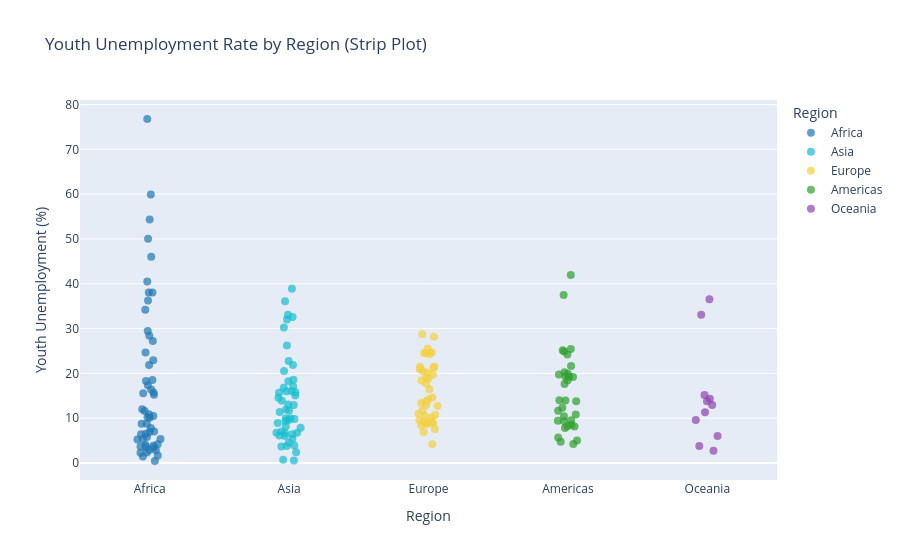

Notebook source saved alongside this figure:
### Code cell
import plotly.express as px

unemployment = merged[merged['indicator'] == 'youth_unemployment_pct']
latest_unemp = unemployment.sort_values('year').groupby('country_code3').tail(1)

fig = px.strip(
    latest_unemp,
    x='region',
    y='value',
    color='region',
    category_orders={'region': list(region_colors.keys())},
    color_discrete_map=region_colors,
    hover_name='country_name',
    labels={'value': 'Youth Unemployment (%)', 'region': 'Region'},
    title='Youth Unemployment Rate by Region (Strip Plot)'
)

fig.update_traces(jitter=0.4, marker=dict(size=8, opacity=0.7))

fig.show()

### Figure 1 — Plotly figure (JSON) as saved in the notebook; plotly's stock layout.template omitted (floating-point values rounded to 4 significant figures)
{"data": [{"alignmentgroup": "True", "boxpoints": "all", "fillcolor": "rgba(255,255,255,0)", "hoveron": "points", "hovertemplate": "<b>%{hovertext}</b><br><br>Region=%{x}<br>Youth Unemployment (%)=%{y}<extra></extra>", "hovertext": ["Sudan", "South Sudan", "Burkina Faso", "Sierra Leone", "Nigeria", "Rwanda", "Burundi", "South Africa", "Zambia", "Senegal", "Benin", "Angola", "Somalia", "Guinea-Bissau", "Niger", "Eritrea", "Uganda", "Egypt", "Algeria", "Togo", "Kenya", "Djibouti", "Chad", "Gambia", "Equatorial Guinea", "Guinea", "Ghana", "Tunisia", "Gabon", "Ethiopia", "Tanzania", "Mali", "Central African Republic", "Botswana", "São Tomé and Príncipe", "Mozambique", "Mauritania", "Mauritius", "Malawi", "Namibia", "Liberia", "Libya", "Cape Verde", "Eswatini", "Comoros", "Lesotho", "Republic of the Congo", "DR Congo", "Cameroon", "Ivory Coast", "Morocco", "Madagascar", "Zimbabwe"], "jitter": 0.4, "legendgroup": "Africa", "line": {"color": "rgba(255,255,255,0)"}, "marker": {"color": "#1f77b4", "opacity": 0.7, "size": 8}, "name": "Africa", "offsetgroup": "Africa", "orientation": "v", "pointpos": 0, "showlegend": true, "type": "box", "x": ["Africa", "Africa", "Africa", "Africa", "Africa", "Africa", "Africa", "Africa", "Africa", "Africa", "Africa", "Africa", "Africa", "Africa", "Africa", "Africa", "Africa", "Africa", "Africa", "Africa", "Africa", "Africa", "Africa", "Africa", "Africa", "Africa", "Africa", "Africa", "Africa", "Africa", "Africa", "Africa", "Africa", "Africa", "Africa", "Africa", "Africa", "Africa", "Africa", "Africa", "Africa", "Africa", "Africa", "Africa", "Africa", "Africa", "Africa", "Africa", "Africa", "Africa", "Africa", "Africa", "Africa"], "x0": " ", "xaxis": "x", "y": [12.0, 18.52, 6.438, 3.72, 5.34, 16.41, 1.678, 59.93, 10.47, 3.616, 2.887, 27.23, 34.23, 2.844, 0.457, 10.24, 4.183, 18.29, 29.44, 3.436, 15.25, 76.77, 1.457, 10.86, 15.74, 7.017, 5.826, 38.08, 36.28, 5.353, 2.381, 3.877, 10.09, 46.0, 8.794, 11.61, 22.92, 17.37, 6.947, 38.05, 2.297, 50.06, 28.41, 54.33, 8.753, 24.67, 40.5, 7.848, 6.548, 4.011, 21.88, 5.247, 15.55], "y0": " ", "yaxis": "y"}, {"alignmentgroup": "True", "boxpoints": "all", "fillcolor": "rgba(255,255,255,0)", "hoveron": "points", "hovertemplate": "<b>%{hovertext}</b><br><br>Region=%{x}<br>Youth Unemployment (%)=%{y}<extra></extra>", "hovertext": ["Palestine", "Lebanon", "Bahrain", "Afghanistan", "Philippines", "Azerbaijan", "North Korea", "Armenia", "Yemen", "Saudi Arabia", "Nepal", "United Arab Emirates", "Qatar", "Bangladesh", "Oman", "Singapore", "Pakistan", "Iraq", "Israel", "Thailand", "Jordan", "Japan", "Kazakhstan", "Kyrgyzstan", "Cambodia", "South Korea", "Kuwait", "Tajikistan", "Iran", "Georgia", "Hong Kong", "Timor-Leste", "Turkey", "Turkmenistan", "Indonesia", "India", "Laos", "Syria", "Myanmar", "Bhutan", "Mongolia", "Brunei", "Vietnam", "Malaysia", "Sri Lanka", "Uzbekistan", "Macau", "China", "Maldives"], "jitter": 0.4, "legendgroup": "Asia", "line": {"color": "rgba(255,255,255,0)"}, "marker": {"color": "#17becf", "opacity": 0.7, "size": 8}, "name": "Asia", "offsetgroup": "Asia", "orientation": "v", "pointpos": 0, "showlegend": true, "type": "box", "x": ["Asia", "Asia", "Asia", "Asia", "Asia", "Asia", "Asia", "Asia", "Asia", "Asia", "Asia", "Asia", "Asia", "Asia", "Asia", "Asia", "Asia", "Asia", "Asia", "Asia", "Asia", "Asia", "Asia", "Asia", "Asia", "Asia", "Asia", "Asia", "Asia", "Asia", "Asia", "Asia", "Asia", "Asia", "Asia", "Asia", "Asia", "Asia", "Asia", "Asia", "Asia", "Asia", "Asia", "Asia", "Asia", "Asia", "Asia", "Asia", "Asia"], "x0": " ", "xaxis": "x", "y": [36.09, 22.74, 5.416, 16.79, 7.041, 13.09, 7.899, 26.24, 32.6, 10.01, 20.56, 6.451, 0.559, 9.385, 13.88, 6.781, 9.594, 32.01, 6.032, 4.531, 38.88, 3.898, 3.806, 8.228, 0.711, 6.695, 15.06, 14.59, 21.9, 30.26, 8.958, 3.717, 16.04, 10.02, 12.98, 16.02, 2.384, 33.1, 9.806, 17.05, 11.71, 18.23, 6.165, 11.95, 18.58, 11.38, 6.779, 15.79, 15.69], "y0": " ", "yaxis": "y"}, {"alignmentgroup": "True", "boxpoints": "all", "fillcolor": "rgba(255,255,255,0)", "hoveron": "points", "hovertemplate": "<b>%{hovertext}</b><br><br>Region=%{x}<br>Youth Unemployment (%)=%{y}<extra></extra>", "hovertext": ["Ukraine", "Russia", "Portugal", "Austria", "Belgium", "Norway", "Albania", "Bulgaria", "Netherlands", "Poland", "Romania", "Iceland", "Italy", "Spain", "Denmark", "Germany", "Czechia", "Cyprus", "Estonia", "Greece", "United Kingdom", "Croatia", "France", "Hungary", "Finland", "Ireland", "Malta", "Montenegro", "Belarus", "Serbia", "Bosnia and Herzegovina", "North Macedonia", "Slovakia", "Lithuania", "Sweden", "Luxembourg", "Latvia", "Slovenia", "Moldova", "Switzerland"], "jitter": 0.4, "legendgroup": "Europe", "line": {"color": "rgba(255,255,255,0)"}, "marker": {"color": "#f4d03f", "opacity": 0.7, "size": 8}, "name": "Europe", "offsetgroup": "Europe", "orientation": "v", "pointpos": 0, "showlegend": true, "type": "box", "x": ["Europe", "Europe", "Europe", "Europe", "Europe", "Europe", "Europe", "Europe", "Europe", "Europe", "Europe", "Europe", "Europe", "Europe", "Europe", "Europe", "Europe", "Europe", "Europe", "Europe", "Europe", "Europe", "Europe", "Europe", "Europe", "Europe", "Europe", "Europe", "Europe", "Europe", "Europe", "Europe", "Europe", "Europe", "Europe", "Europe", "Europe", "Europe", "Europe", "Europe"], "x0": " ", "xaxis": "x", "y": [19.14, 7.613, 20.22, 11.0, 17.78, 13.42, 25.57, 10.15, 8.833, 10.7, 24.54, 8.671, 20.55, 24.75, 11.74, 6.862, 9.219, 12.71, 19.7, 21.39, 14.65, 16.47, 18.89, 14.21, 21.48, 10.49, 8.431, 24.44, 9.183, 20.93, 28.2, 28.75, 18.43, 13.76, 24.31, 21.47, 12.95, 9.536, 4.197, 9.041], "y0": " ", "yaxis": "y"}, {"alignmentgroup": "True", "boxpoints": "all", "fillcolor": "rgba(255,255,255,0)", "hoveron": "points", "hovertemplate": "<b>%{hovertext}</b><br><br>Region=%{x}<br>Youth Unemployment (%)=%{y}<extra></extra>", "hovertext": ["El Salvador", "Nicaragua", "Peru", "Bahamas", "Argentina", "Paraguay", "Puerto Rico", "Panama", "Ecuador", "Jamaica", "Uruguay", "Dominican Republic", "Guatemala", "Guyana", "Honduras", "Haiti", "Cuba", "Costa Rica", "Venezuela", "Canada", "Suriname", "United States Virgin Islands", "Barbados", "Brazil", "Bolivia", "Belize", "Mexico", "United States", "Saint Lucia", "Colombia", "Saint Vincent and the Grenadines", "Trinidad and Tobago", "Chile"], "jitter": 0.4, "legendgroup": "Americas", "line": {"color": "rgba(255,255,255,0)"}, "marker": {"color": "#2ca02c", "opacity": 0.7, "size": 8}, "name": "Americas", "offsetgroup": "Americas", "orientation": "v", "pointpos": 0, "showlegend": true, "type": "box", "x": ["Americas", "Americas", "Americas", "Americas", "Americas", "Americas", "Americas", "Americas", "Americas", "Americas", "Americas", "Americas", "Americas", "Americas", "Americas", "Americas", "Americas", "Americas", "Americas", "Americas", "Americas", "Americas", "Americas", "Americas", "Americas", "Americas", "Americas", "Americas", "Americas", "Americas", "Americas", "Americas", "Americas"], "x0": " ", "xaxis": "x", "y": [7.809, 9.543, 9.453, 19.25, 19.19, 11.69, 13.98, 19.77, 8.16, 10.81, 25.15, 12.31, 4.764, 24.9, 8.526, 37.52, 4.277, 19.95, 10.44, 13.8, 25.44, 24.2, 18.48, 13.98, 5.013, 19.32, 5.714, 9.34, 20.25, 17.65, 41.95, 8.216, 21.64], "y0": " ", "yaxis": "y"}, {"alignmentgroup": "True", "boxpoints": "all", "fillcolor": "rgba(255,255,255,0)", "hoveron": "points", "hovertemplate": "<b>%{hovertext}</b><br><br>Region=%{x}<br>Youth Unemployment (%)=%{y}<extra></extra>", "hovertext": ["Papua New Guinea", "Australia", "French Polynesia", "Samoa", "Solomon Islands", "New Zealand", "Tonga", "Guam", "Fiji", "New Caledonia", "Vanuatu"], "jitter": 0.4, "legendgroup": "Oceania", "line": {"color": "rgba(255,255,255,0)"}, "marker": {"color": "#8e44ad", "opacity": 0.7, "size": 8}, "name": "Oceania", "offsetgroup": "Oceania", "orientation": "v", "pointpos": 0, "showlegend": true, "type": "box", "x": ["Oceania", "Oceania", "Oceania", "Oceania", "Oceania", "Oceania", "Oceania", "Oceania", "Oceania", "Oceania", "Oceania"], "x0": " ", "xaxis": "x", "y": [3.785, 9.61, 36.57, 12.98, 2.759, 14.36, 6.029, 13.81, 15.21, 33.11, 11.34], "y0": " ", "yaxis": "y"}], "layout": {"boxmode": "overlay", "legend": {"title": {"text": "Region"}, "tracegroupgap": 0}, "title": {"text": "Youth Unemployment Rate by Region (Strip Plot)"}, "xaxis": {"anchor": "y", "categoryarray": ["Africa", "Asia", "Europe", "Americas", "Oceania", "Antarctic"], "categoryorder": "array", "domain": [0, 1], "title": {"text": "Region"}}, "yaxis": {"anchor": "x", "domain": [0, 1], "title": {"text": "Youth Unemployment (%)"}}}}
